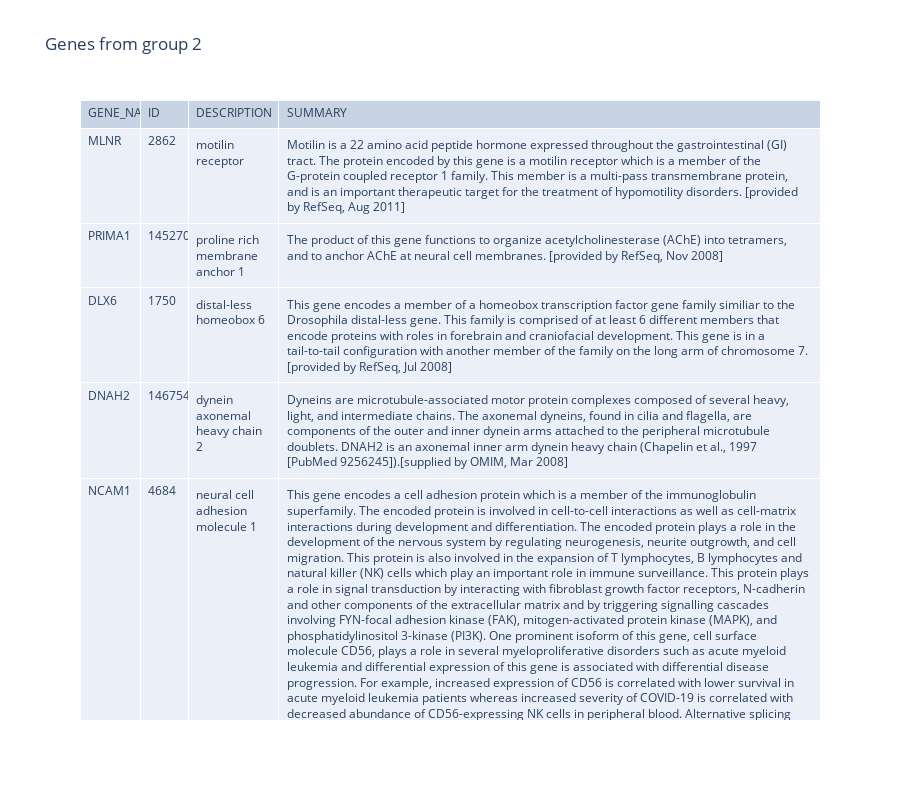

Notebook code for this chart:
### Code cell
table(group2_genes, [10, 8, 15, 90], 'Genes from group 2')

### Figure 1 — Plotly figure (JSON) as saved in the notebook; plotly's stock layout.template omitted (floating-point values rounded to 4 significant figures; data arrays with more than 128 entries replaced by an {"elided": "..."} marker saying what was removed)
{"data": [{"cells": {"align": "left", "values": {"elided": "4x122 str values"}}, "columnwidth": [10, 8, 15, 90], "header": {"align": "left", "values": ["GENE_NAME", "ID", "DESCRIPTION", "SUMMARY"]}, "type": "table"}], "layout": {"height": 800, "showlegend": false, "title": {"text": "Genes from group 2"}}}
